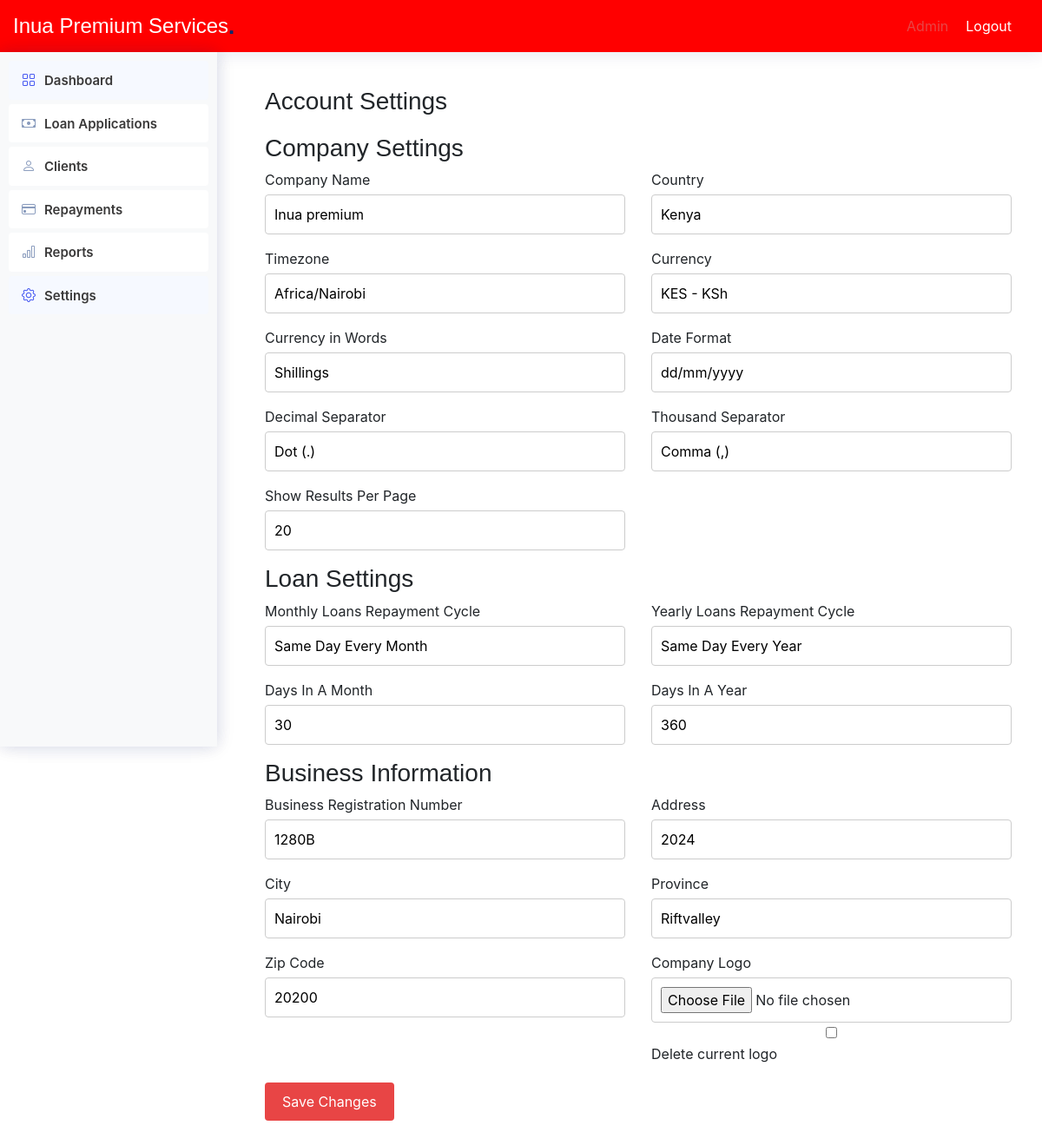
/admin/account_settings.php, run on the app's committed database.
### tables this page shows
CREATE TABLE `navigation_items` (
  `id` int(11) NOT NULL,
  `title` varchar(100) NOT NULL,
  `url` varchar(200) NOT NULL,
  `icon` varchar(50) DEFAULT NULL,
  `parent_id` int(11) DEFAULT NULL
);

CREATE TABLE `settings` (
  `id` int(11) NOT NULL,
  `company_name` varchar(255) DEFAULT NULL,
  `country` varchar(255) DEFAULT NULL,
  `timezone` varchar(255) DEFAULT NULL,
  `currency` varchar(255) DEFAULT NULL,
  `currency_words` varchar(255) DEFAULT NULL,
  `date_format` varchar(255) DEFAULT NULL,
  `decimal_separator` varchar(255) DEFAULT NULL,
  `thousand_separator` varchar(255) DEFAULT NULL,
  `results_per_page` int(11) DEFAULT NULL,
  `monthly_repayment_cycle` varchar(255) DEFAULT NULL,
  `yearly_repayment_cycle` varchar(255) DEFAULT NULL,
  `days_in_month` int(11) DEFAULT NULL,
  `days_in_year` int(11) DEFAULT NULL,
  `business_registration_number` varchar(255) DEFAULT NULL,
  `address` varchar(255) DEFAULT NULL,
  `city` varchar(255) DEFAULT NULL,
  `province` varchar(255) DEFAULT NULL,
  `zipcode` varchar(255) DEFAULT NULL,
  `logo` varchar(255) DEFAULT NULL
);

### includes/functions.php (called while the page is built, shortened)
<?php
function db_connect() {
    $host = 'localhost';
    $db = 'microfinance';
    $user = 'root';
    $pass = '';
    try {
        return new PDO("mysql:host=$host;dbname=$db", $user, $pass, [
            PDO::ATTR_ERRMODE => PDO::ERRMODE_EXCEPTION,
            PDO::ATTR_DEFAULT_FETCH_MODE => PDO::FETCH_ASSOC,
        ]);
    } catch (PDOException $e) {
        die('Connection failed: ' . $e->getMessage());
    }
}
function getUserRole($userId) {
    $conn = db_connect();
    $stmt = $conn->prepare("SELECT role_id FROM users WHERE id = ?");
    $stmt->execute([$userId]);
    return $stmt->fetchColumn();
}
function getNavigationItems($roleId) {
    try {
        $conn = db_connect();
        $stmt = $conn->prepare("
            SELECT ni.id, ni.title, ni.url, ni.icon, ni.parent_id
            FROM navigation_items ni
            INNER JOIN navigation_item_roles nir ON ni.id = nir.navigation_item_id
            WHERE nir.role_id = :role_id
        ");
        $stmt->execute([':role_id' => $roleId]);
        $result = $stmt->fetchAll(PDO::FETCH_ASSOC);
        return $result ?: [];
    } catch (PDOException $e) {
        error_log('Database query error: ' . $e->getMessage());
        return [];
    } finally {
        $conn = null;
    }
}
function getSettings() {
    $conn = db_connect();
    $stmt = $conn->query("SELECT * FROM settings");
    return $stmt->fetch();
}
?>

### admin/account_settings.php (the view, shortened to what this page needs)
<?php
include '../includes/functions.php';
$settings = getSettings();
?>
<!DOCTYPE html>
<html lang="en">
<head>
    <link href="assets/vendor/bootstrap/css/bootstrap.min.css" rel="stylesheet">
    <link href="assets/vendor/bootstrap-icons/bootstrap-icons.css" rel="stylesheet">
    <link href="assets/css/style.css" rel="stylesheet">
</head>
<body>
    <?php include 'includes/header.php'; ?>
    <div class="sidebar">
        <?php include '../includes/sidebar.php'; ?>
    </div>
    <main class="main">
        <section class="section">
            <div class="container">
                <h1>Account Settings</h1>
                <form action="update_account_settings.php" method="post" enctype="multipart/form-data">
                    <h3>Company Settings</h3>
                    <div class="row">
                        <div class="col-md-6 form-group">
                            <label for="company_name">Company Name</label>
                            <input type="text" id="company_name" name="company_name" value="<?php echo htmlspecialchars($settings['company_name']); ?>">
                        </div>
                        <div class="col-md-6 form-group">
                            <label for="country">Country</label>
                            <input type="text" id="country" name="country" value="<?php echo htmlspecialchars($settings['country']); ?>">
                        </div>
                        <div class="col-md-6 form-group">
                            <label for="timezone">Timezone</label>
                            <input type="text" id="timezone" name="timezone" value="<?php echo htmlspecialchars($settings['timezone']); ?>">
                        </div>
                        <div class="col-md-6 form-group">
                            <label for="currency">Currency</label>
                            <input type="text" id="currency" name="currency" value="<?php echo htmlspecialchars($settings['currency']); ?>">
                        </div>
                        <div class="col-md-6 form-group">
                            <label for="currency_words">Currency in Words</label>
                            <input type="text" id="currency_words" name="currency_words" value="<?php echo htmlspecialchars($settings['currency_words']); ?>">
                        </div>
                        <div class="col-md-6 form-group">
                            <label for="date_format">Date Format</label>
                            <input type="text" id="date_format" name="date_format" value="<?php echo htmlspecialchars($settings['date_format']); ?>">
                        </div>
                        <div class="col-md-6 form-group">
                            <label for="decimal_separator">Decimal Separator</label>
                            <input type="text" id="decimal_separator" name="decimal_separator" value="<?php echo htmlspecialchars($settings['decimal_separator']); ?>">
                        </div>
                        <div class="col-md-6 form-group">
                            <label for="thousand_separator">Thousand Separator</label>
                            <input type="text" id="thousand_separator" name="thousand_separator" value="<?php echo htmlspecialchars($settings['thousand_separator']); ?>">
                        </div>
                        <div class="col-md-6 form-group">
                            <label for="results_per_page">Show Results Per Page</label>
                            <input type="number" id="results_per_page" name="results_per_page" value="<?php echo htmlspecialchars($settings['results_per_page']); ?>">
                        </div>
                    </div>
                    <h3>Loan Settings</h3>
                    <div class="row">
                        <div class="col-md-6 form-group">
                            <label for="monthly_repayment_cycle">Monthly Loans Repayment Cycle</label>
                            <input type="text" id="monthly_repayment_cycle" name="monthly_repayment_cycle" value="<?php echo htmlspecialchars($settings['monthly_repayment_cycle']); ?>">
                        </div>
                        <div class="col-md-6 form-group">
                            <label for="yearly_repayment_cycle">Yearly Loans Repayment Cycle</label>
                            <input type="text" id="yearly_repayment_cycle" name="yearly_repayment_cycle" value="<?php echo htmlspecialchars($settings['yearly_repayment_cycle']); ?>">
                        </div>
                        <div class="col-md-6 form-group">
                            <label for="days_in_month">Days In A Month</label>
                            <input type="number" id="days_in_month" name="days_in_month" value="<?php echo htmlspecialchars($settings['days_in_month']); ?>">
                        </div>
                        <div class="col-md-6 form-group">
                            <label for="days_in_year">Days In A Year</label>
                            <input type="number" id="days_in_year" name="days_in_year" value="<?php echo htmlspecialchars($settings['days_in_year']); ?>">
                        </div>
                    </div>
                    <h3>Business Information</h3>
                    <div class="row">
                        <div class="col-md-6 form-group">
                            <label for="business_registration_number">Business Registration Number</label>
                            <input type="text" id="business_registration_number" name="business_registration_number" value="<?php echo htmlspecialchars($settings['business_registration_number']); ?>">
                        </div>
                        <div class="col-md-6 form-group">
                            <label for="address">Address</label>
                            <input type="text" id="address" name="address" value="<?php echo htmlspecialchars($settings['address']); ?>">
                        </div>
                        <div class="col-md-6 form-group">
                            <label for="city">City</label>
                            <input type="text" id="city" name="city" value="<?php echo htmlspecialchars($settings['city']); ?>">
                        </div>
                        <div class="col-md-6 form-group">
                            <label for="province">Province</label>
                            <input type="text" id="province" name="province" value="<?php echo htmlspecialchars($settings['province']); ?>">
                        </div>
                        <div class="col-md-6 form-group">
                            <label for="zipcode">Zip Code</label>
                            <input type="text" id="zipcode" name="zipcode" value="<?php echo htmlspecialchars($settings['zipcode']); ?>">
                        </div>
                        <div class="col-md-6 form-group">
                            <label for="company_logo">Company Logo</label>
                            <input type="file" id="company_logo" name="company_logo">
                            <label><input type="checkbox" name="delete_logo" value="on"> Delete current logo</label>
                        </div>
                    </div>
                    <div class="form-group">
                        <button type="submit">Save Changes</button>
                    </div>
                </form>
            </div>
        </section>
    </main>
</body>
</html>

### includes/sidebar.php (shortened to what this page needs)
<?php
$userId = 1;
$roleId = getUserRole($userId);
$navItems = getNavigationItems($roleId);
function renderNavItems($items, $parentId = NULL) {
    $html = '';
    foreach ($items as $item) {
        if ($item['parent_id'] == $parentId) {
            $subItems = array_filter($items, function($i) use ($item) {
                return $i['parent_id'] == $item['id'];
            });
            $hasSubItems = !empty($subItems);
            $html .= '<li class="nav-item">';
            $html .= '<a class="nav-link' . ($hasSubItems ? ' collapsed' : '') . '" href="' . $item['url'] . '"';
            if ($hasSubItems) {
                $html .= ' data-bs-toggle="collapse" data-bs-target="#collapse-' . $item['id'] . '" aria-expanded="false" aria-controls="collapse-' . $item['id'] . '"';
            }
            $html .= '>';
            if ($item['icon']) {
                $html .= '<i class="' . $item['icon'] . '" title="' . $item['title'] . '"></i>';
            }
            $html .= '<span>' . $item['title'] . '</span>';
            $html .= '</a>';
            if ($hasSubItems) {
                $html .= '<ul id="collapse-' . $item['id'] . '" class="collapse list-unstyled">';
                $html .= renderNavItems($items, $item['id']);
                $html .= '</ul>';
            }
            $html .= '</li>';
        }
    }
    return $html;
}
?>
<!DOCTYPE html>
<html lang="en">
<head>
    <link rel="stylesheet" href="../assets/css/bootstrap.min.css">
</head>
<body>
    <aside class="sidebar">
        <ul class="sidebar-nav" id="sidebar-nav">
            <?= renderNavItems($navItems) ?>
        </ul>
    </aside>
</body>
</html>

### admin/assets/css/style.css (style rules this page uses)
:root { scroll-behavior: smooth; }
body { font-family: "Open Sans", sans-serif; background: #f6f9ff; color: #444444; }
a { color: #4154f1; text-decoration: none; }
h1, h2, h3, h4, h5, h6 { font-family: "Nunito", sans-serif; }
.sidebar { position: fixed; top: 60px; left: 0; bottom: 0; width: 300px; z-index: 996; transition: all 0.3s; padding: 20px; overflow-y: auto; scrollbar-width: thin; scrollbar-color: #aab7cf transparent; box-shadow: 0px 0px 20px rgba(1, 41, 112, 0.1); background-color: #fff; }
.sidebar-nav { padding: 0; margin: 0; list-style: none; }
.sidebar-nav li { padding: 0; margin: 0; list-style: none; }
.sidebar-nav .nav-item { margin-bottom: 5px; }
.sidebar-nav .nav-link { display: flex; align-items: center; font-size: 15px; font-weight: 600; color: #4154f1; transition: 0.3; background: #f6f9ff; padding: 10px 15px; border-radius: 4px; }
.sidebar-nav .nav-link i { font-size: 16px; margin-right: 10px; color: #4154f1; }
.sidebar-nav .nav-link.collapsed { color: #012970; background: #fff; }
.sidebar-nav .nav-link.collapsed i { color: #899bbd; }

### admin/account_settings.php (style rules this page uses)
body { background-color: #ffffff; color: #212529; font-family: 'Open Sans', sans-serif; margin: 0; }
.sidebar { background-color: #ffffff; color: #3a3939; padding: 20px; width: 250px; position: fixed; height: 100%; overflow: auto; }
.sidebar .nav-item .nav-link { color: #3a3939; padding: 10px 15px; text-decoration: none; display: block; }
.main { margin-left: 270px; padding: 20px; }
.container h1 { font-size: 28px; margin-bottom: 20px; }
.form-group { margin-bottom: 15px; }
.form-group label { display: block; margin-bottom: 5px; }
.form-group input, .form-group select, .form-group textarea { width: 100%; padding: 10px; border: 1px solid #ccc; border-radius: 4px; }
.form-group button { background-color: #e84545; color: #ffffff; border: none; padding: 10px 20px; border-radius: 4px; cursor: pointer; }
.section { padding: 20px 0; }

### includes/sidebar.php (style rules this page uses)
.sidebar { background-color: #f8f9fa; padding: 10px; height: 100vh; width: 250px; position: fixed; }
.sidebar .nav-link { color: #333; display: block; padding: 10px; text-decoration: none; }

### data on the page
navigation_items: title "Dashboard"
navigation_items: title "Loan Applications"
navigation_items: title "Clients"
navigation_items: title "Repayments"
navigation_items: title "Reports"
navigation_items: title "Settings"
settings: company_name "Inua premium", country "Kenya", timezone "Africa/Nairobi", currency "KES - KSh", currency_words "Shillings", date_format "dd/mm/yyyy", decimal_separator "Dot (.)", thousand_separator "Comma (,)", results_per_page "20", monthly_repayment_cycle "Same Day Every Month", yearly_repayment_cycle "Same Day Every Year", days_in_month "30", days_in_year "360", business_registration_number "1280B", address "2024", city "Nairobi", province "Riftvalley", zipcode "20200"
